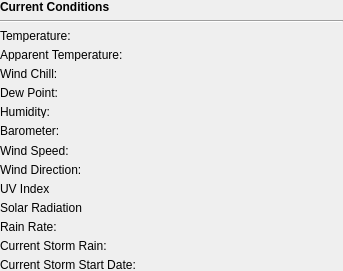
<?xml version="1.0" encoding="UTF-8"?>
<ui version="4.0">
 <class>LiveDataWidget</class>
 <widget class="QWidget" name="LiveDataWidget">
  <property name="geometry">
   <rect>
    <x>0</x>
    <y>0</y>
    <width>343</width>
    <height>271</height>
   </rect>
  </property>
  <property name="sizePolicy">
   <sizepolicy hsizetype="Minimum" vsizetype="Minimum">
    <horstretch>0</horstretch>
    <verstretch>0</verstretch>
   </sizepolicy>
  </property>
  <property name="minimumSize">
   <size>
    <width>343</width>
    <height>261</height>
   </size>
  </property>
  <property name="maximumSize">
   <size>
    <width>343</width>
    <height>271</height>
   </size>
  </property>
  <property name="windowTitle">
   <string>Form</string>
  </property>
  <layout class="QGridLayout" name="gridLayout_2">
   <property name="leftMargin">
    <number>0</number>
   </property>
   <property name="topMargin">
    <number>0</number>
   </property>
   <property name="rightMargin">
    <number>0</number>
   </property>
   <property name="bottomMargin">
    <number>0</number>
   </property>
   <item row="0" column="0" rowspan="2">
    <layout class="QGridLayout" name="conditionsLayout">
     <property name="spacing">
      <number>6</number>
     </property>
     <item row="10" column="0">
      <widget class="QLabel" name="uvIndex">
       <property name="text">
        <string>UV Index</string>
       </property>
      </widget>
     </item>
     <item row="7" column="0">
      <widget class="QLabel" name="label_7">
       <property name="text">
        <string>Barometer:</string>
       </property>
      </widget>
     </item>
     <item row="0" column="1">
      <widget class="QLabel" name="lblTimestamp">
       <property name="text">
        <string/>
       </property>
       <property name="alignment">
        <set>Qt::AlignRight|Qt::AlignTrailing|Qt::AlignVCenter</set>
       </property>
      </widget>
     </item>
     <item row="6" column="0">
      <widget class="QLabel" name="label_6">
       <property name="text">
        <string>Humidity:</string>
       </property>
      </widget>
     </item>
     <item row="4" column="0">
      <widget class="QLabel" name="label_4">
       <property name="text">
        <string>Wind Chill:</string>
       </property>
      </widget>
     </item>
     <item row="2" column="0">
      <widget class="QLabel" name="label_2">
       <property name="text">
        <string>Temperature:</string>
       </property>
      </widget>
     </item>
     <item row="3" column="0">
      <widget class="QLabel" name="label_3">
       <property name="text">
        <string>Apparent Temperature:</string>
       </property>
      </widget>
     </item>
     <item row="5" column="0">
      <widget class="QLabel" name="label_5">
       <property name="text">
        <string>Dew Point:</string>
       </property>
      </widget>
     </item>
     <item row="0" column="0">
      <widget class="QLabel" name="label">
       <property name="text">
        <string>&lt;b&gt;Current Conditions&lt;/b&gt;</string>
       </property>
      </widget>
     </item>
     <item row="12" column="0">
      <widget class="QLabel" name="rainRate">
       <property name="text">
        <string>Rain Rate:</string>
       </property>
      </widget>
     </item>
     <item row="9" column="0">
      <widget class="QLabel" name="label_10">
       <property name="text">
        <string>Wind Direction:</string>
       </property>
      </widget>
     </item>
     <item row="13" column="0">
      <widget class="QLabel" name="currentStormRain">
       <property name="text">
        <string>Current Storm Rain:</string>
       </property>
      </widget>
     </item>
     <item row="8" column="0">
      <widget class="QLabel" name="label_8">
       <property name="text">
        <string>Wind Speed:</string>
       </property>
      </widget>
     </item>
     <item row="1" column="0" colspan="2">
      <widget class="Line" name="line">
       <property name="orientation">
        <enum>Qt::Horizontal</enum>
       </property>
      </widget>
     </item>
     <item row="14" column="1">
      <widget class="QLabel" name="lblCurrentStormStartDate">
       <property name="text">
        <string/>
       </property>
      </widget>
     </item>
     <item row="14" column="0">
      <widget class="QLabel" name="currentStormStart">
       <property name="text">
        <string>Current Storm Start Date:</string>
       </property>
      </widget>
     </item>
     <item row="11" column="0">
      <widget class="QLabel" name="solarRadiation">
       <property name="text">
        <string>Solar Radiation</string>
       </property>
      </widget>
     </item>
     <item row="2" column="1">
      <widget class="WeatherValueWidget" name="lblTemperature" native="true"/>
     </item>
     <item row="3" column="1">
      <widget class="WeatherValueWidget" name="lblApparentTemperature" native="true"/>
     </item>
     <item row="4" column="1">
      <widget class="WeatherValueWidget" name="lblWindChill" native="true"/>
     </item>
     <item row="5" column="1">
      <widget class="WeatherValueWidget" name="lblDewPoint" native="true"/>
     </item>
     <item row="6" column="1">
      <widget class="WeatherValueWidget" name="lblHumidity" native="true"/>
     </item>
     <item row="7" column="1">
      <widget class="WeatherValueWidget" name="lblBarometer" native="true"/>
     </item>
     <item row="8" column="1">
      <widget class="WeatherValueWidget" name="lblWindSpeed" native="true"/>
     </item>
     <item row="9" column="1">
      <widget class="WeatherValueWidget" name="lblWindDirection" native="true"/>
     </item>
     <item row="10" column="1">
      <widget class="WeatherValueWidget" name="lblUVIndex" native="true"/>
     </item>
     <item row="11" column="1">
      <widget class="WeatherValueWidget" name="lblSolarRadiation" native="true"/>
     </item>
     <item row="12" column="1">
      <widget class="WeatherValueWidget" name="lblRainRate" native="true"/>
     </item>
     <item row="13" column="1">
      <widget class="WeatherValueWidget" name="lblStormRain" native="true"/>
     </item>
    </layout>
   </item>
  </layout>
 </widget>
 <customwidgets>
  <customwidget>
   <class>WeatherValueWidget</class>
   <extends>QWidget</extends>
   <header>dash_widgets/weathervaluewidget.h</header>
   <container>1</container>
  </customwidget>
 </customwidgets>
 <resources/>
 <connections/>
</ui>
